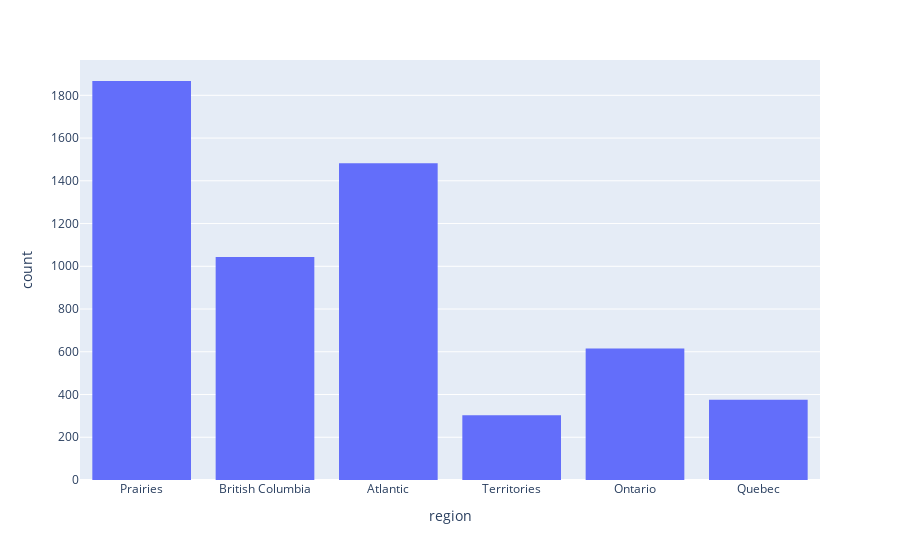

The notebook cell saved with this chart:
### Code cell
fig = px.histogram(D_Legislator, x='region')
fig.show()

### Figure 1 — Plotly figure (JSON) as saved in the notebook; plotly's stock layout.template omitted (floating-point values rounded to 4 significant figures; data arrays with more than 128 entries replaced by an {"elided": "..."} marker saying what was removed)
{"data": [{"alignmentgroup": "True", "bingroup": "x", "hovertemplate": "region=%{x}<br>count=%{y}<extra></extra>", "legendgroup": "", "marker": {"color": "#636efa", "pattern": {"shape": ""}}, "name": "", "offsetgroup": "", "orientation": "v", "showlegend": false, "type": "histogram", "x": {"elided": "5704 str values"}, "xaxis": "x", "yaxis": "y"}], "layout": {"autosize": true, "barmode": "relative", "legend": {"tracegroupgap": 0}, "margin": {"t": 60}, "xaxis": {"anchor": "y", "autorange": true, "domain": [0, 1], "range": [-0.5, 5.5], "title": {"text": "region"}, "type": "category"}, "yaxis": {"anchor": "x", "autorange": true, "domain": [0, 1], "range": [0, 1965.0], "title": {"text": "count"}}}}
